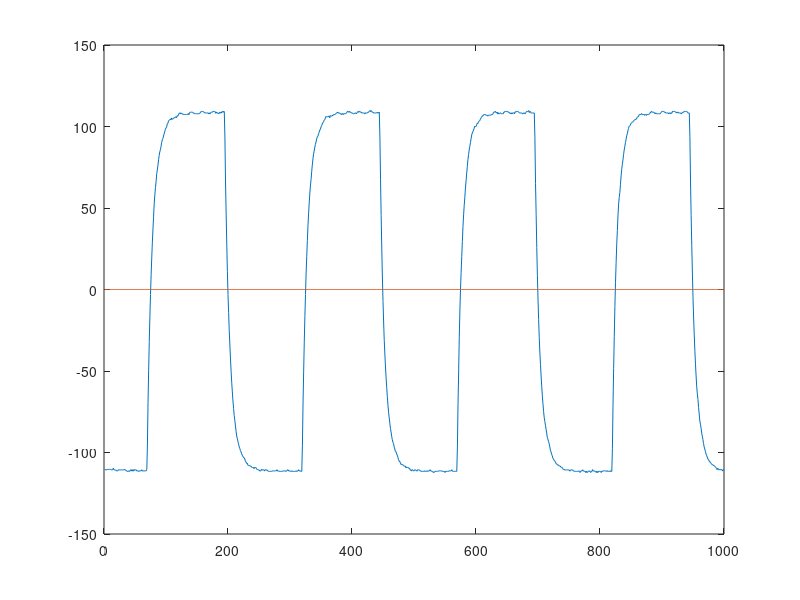

MATLAB code for this plot:
clc, clear, close all;

% Carga el archivo MAT
datos= load("Cuadrada A 2 frec 0,4.mat");

% Supongamos que los datos cargados se almacenan en una variable llamada "datos"
% Puedes acceder a la primera columna de "datos" de la siguiente manera:
primera_columna = datos(:, 1);


senal = datos.Cuadrada_A_2_frec_0_4_Value  ;


figure(1)
plot (senal)

